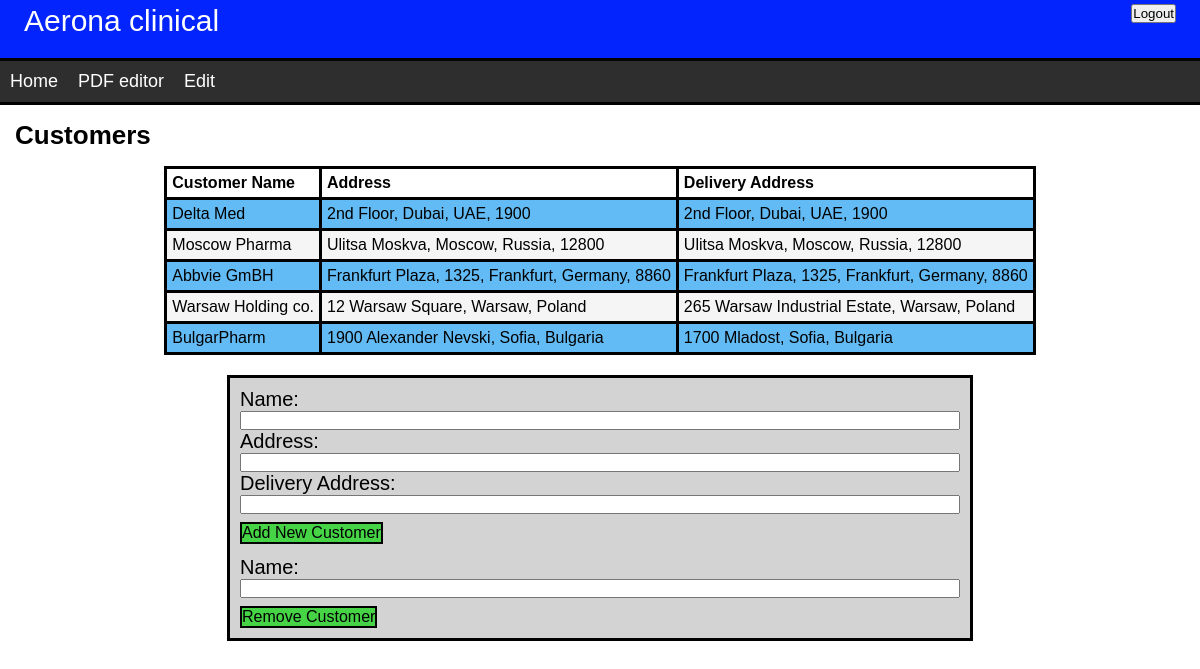
The app's page /Customers (signed in), older data.
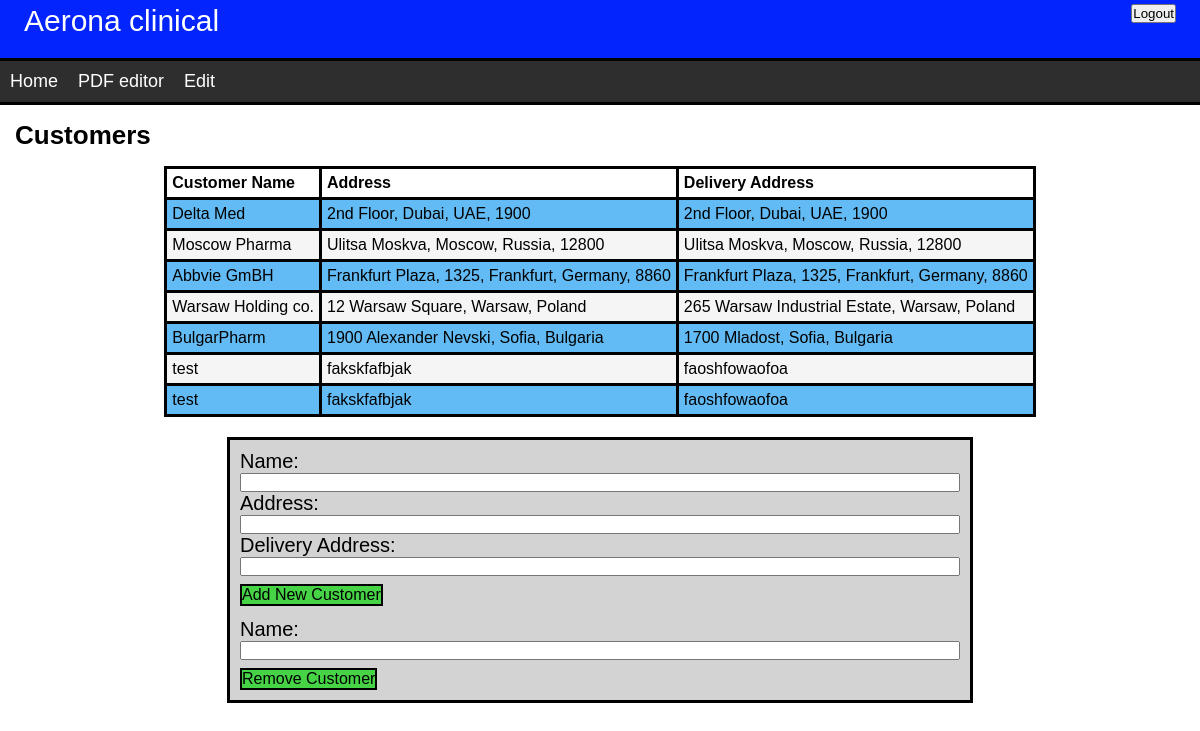
The same page, newer data.
### tables this page shows
CREATE TABLE `Customers` (
  `customerID`		INTEGER NOT NULL PRIMARY KEY AUTOINCREMENT,
  `customerName`	TEXT NOT NULL,
  `address`	TEXT NOT NULL,
  `deliveryAddress`  TEXT NOT NULL
);

### server.py (the view)
@app.route("/Customers")
def customer():
    if request.method == 'GET':
        username = request.cookies.get('username')
        if checkAdmin():
            try:
                conn = sqlite3.connect(DATABASE)
                cur = conn.cursor()
                cur.execute("SELECT customerName, address, deliveryAddress FROM Customers")
                data = cur.fetchall()
                print(data)
            except:
                print('there was an error', data)
                conn.close()
            finally:
                conn.close()
                return render_template('customers.html', data = data)
        else:
            return render_template('selectPDF.html', msg = 'no access to customers page', username = username)

### server.py (called while the page is built)
def checkAdmin():
    usertype = "null"
    if "usertype" in session:
        usertype = escape(session['usertype'])
    return usertype == "Admin"

### templates/customers.html (shortened to what this page needs)
{%extends 'index.html'%}
{%block mainBlock%}
<h6>Customers</h6>
<table class="customerTable">
  <thead>
     <td>Customer Name</td>
     <td>Address</td>
     <td>Delivery Address</td>
  </thead>
  {% for row in data %}
  <tr>
  <td>{{row[0]}}</td>
  <td>{{row[1]}}</td>
  <td>{{row[2]}}</td>
  </tr>
  {% endfor %}
</table>
<div class="customerAdminPanel">
  <form id="addCustomer" onsubmit="return addCustomer()">
    <label>Name:<input type = "text" name = "customerName"><br></label>
    <label>Address:<input type = "text" name = "address"><br></label>
    <label>Delivery Address:<input type = "text" name = "deliveryAddress"><br></label>
    <button type = "submit"> Add New Customer </button>
  </form> <br>
  <form id="delCustomer" onsubmit="return delCustomer()">
    <label>Name:<input type = "text" name = "name"><br></label>
    <button type = "submit"> Remove Customer </button>
  </form>
</div>
{%endblock%}

### templates/index.html (shortened to what this page needs)
<!DOCTYPE html>
<html lang="en" dir="ltr">
  <head>
    <link href="../static/styles.css" rel="stylesheet" type="text/css">
  </head>
  <body>
    <header>Aerona clinical
      <div style="float: right; margin-right: 20px;"><button class="header_logout" onclick="location.href = 'http://127.0.0.1:5000/Login';">Logout</button></div>
    </header>
    <div class="navBar">
      <a href="http://127.0.0.1:5000/Index">Home</a>
      <a href="http://127.0.0.1:5000/SelectPDF">PDF editor</a>
      <div class="dropdown">
      <button class="dropbtn" onClick>Edit</button>
      </div>
    </div>
      <article>
        {% block mainBlock%}Page under construction. {%endblock%}
      </article>
  </body>
</html>

### static/styles.css (style rules this page uses)
* { margin: 0; padding: 0; }
body { font-family: arial, sans-serif; font-size: 0.7em; }
header { position: relative; background-color: #0324fc; font-size: 30px; font-family: sans-serif; padding: 4px; padding-bottom: 20px; color: white; align-items: right; text-indent: 20px; }
.navBar { overflow: hidden; background-color: #2e2e2e; border-top-style: solid; border-color: black; border-bottom-style: solid; }
.navBar a { float: left; font-size: 18px; color: white; font-family: sans-serif; text-align: center; padding: 10px; text-decoration: none; cursor: pointer; }
.dropdown { float: left; overflow: hidden; }
.dropdown .dropbtn { font-size: 18px; border: none; outline: none; color: white; padding: 10px; background-color: inherit; font-family: inherit; margin: 0; }
h6 { float: left; font-size: 26px; margin: 15px; width: 100%; }
label { font-size: 20px; }
.customerTable { border-collapse: collapse; margin: 0 auto; }
.customerTable thead { border: solid; font-weight: bold; }
.customerTable, td { border: solid; }
.customerTable td, th { padding: 5px; }
.customerTable tbody tr:nth-child(odd) { background: #62BBF5; }
.customerTable tbody tr:nth-child(even) { background: #F5F5F5; }
.customerAdminPanel { padding: 10px; border-style: solid; margin: 10px; background-color: lightgrey; display: block; max-width: 60%; margin: auto; margin-top: 20px; }
.customerAdminPanel input { width: 100%; }
.customerAdminPanel button { background-color: #46d446; cursor: pointer; text-align: center; font-size: 16px; margin-top: 8px; border-style: solid; border-color: black; }

Row changes from the older to the newer data that the page shows:
added Customers: customerName "test", address "fakskfafbjak", deliveryAddress "faoshfowaofoa"
added Customers: customerName "test", address "fakskfafbjak", deliveryAddress "faoshfowaofoa"
